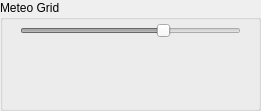
   <widget class="QGroupBox" name="groupBoxMeteoGrid">
    <property name="geometry">
     <rect>
      <x>0</x>
      <y>260</y>
      <width>261</width>
      <height>111</height>
     </rect>
    </property>
    <property name="autoFillBackground">
     <bool>true</bool>
    </property>
    <property name="title">
     <string>Meteo Grid</string>
    </property>
    <widget class="QWidget" name="widgetColorLegendGrid" native="true">
     <property name="geometry">
      <rect>
       <x>0</x>
       <y>60</y>
       <width>261</width>
       <height>41</height>
      </rect>
     </property>
     <property name="font">
      <font>
       <pointsize>8</pointsize>
      </font>
     </property>
     <property name="toolTip">
      <string>Variable colors</string>
     </property>
    </widget>
    <widget class="QSlider" name="meteoGridOpacitySlider">
     <property name="enabled">
      <bool>false</bool>
     </property>
     <property name="geometry">
      <rect>
       <x>20</x>
       <y>20</y>
       <width>221</width>
       <height>22</height>
      </rect>
     </property>
     <property name="toolTip">
      <string>Meteo Grid opacity</string>
     </property>
     <property name="toolTipDuration">
      <number>-1</number>
     </property>
     <property name="statusTip">
      <string notr="true"/>
     </property>
     <property name="whatsThis">
      <string notr="true"/>
     </property>
     <property name="accessibleName">
      <string/>
     </property>
     <property name="accessibleDescription">
      <string/>
     </property>
     <property name="maximum">
      <number>100</number>
     </property>
     <property name="value">
      <number>66</number>
     </property>
     <property name="orientation">
      <enum>Qt::Horizontal</enum>
     </property>
    </widget>
    <widget class="QLabel" name="labelMeteoGridScale">
     <property name="geometry">
      <rect>
       <x>20</x>
       <y>40</y>
       <width>221</width>
       <height>21</height>
      </rect>
     </property>
     <property name="palette">
      <palette>
       <active>
        <colorrole role="WindowText">
         <brush brushstyle="SolidPattern">
          <color alpha="255">
           <red>0</red>
           <green>0</green>
           <blue>0</blue>
          </color>
         </brush>
        </colorrole>
       </active>
       <inactive>
        <colorrole role="WindowText">
         <brush brushstyle="SolidPattern">
          <color alpha="255">
           <red>0</red>
           <green>0</green>
           <blue>0</blue>
          </color>
         </brush>
        </colorrole>
       </inactive>
       <disabled>
        <colorrole role="WindowText">
         <brush brushstyle="SolidPattern">
          <color alpha="255">
           <red>127</red>
           <green>127</green>
           <blue>127</blue>
          </color>
         </brush>
        </colorrole>
       </disabled>
      </palette>
     </property>
     <property name="font">
      <font>
       <pointsize>9</pointsize>
      </font>
     </property>
     <property name="text">
      <string/>
     </property>
    </widget>
   </widget>
